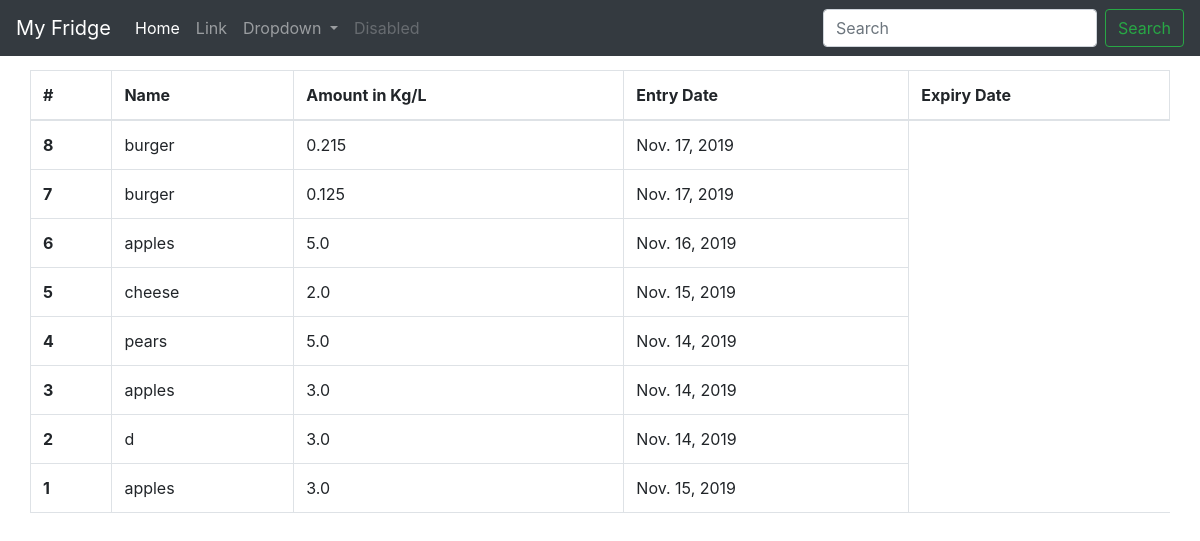
Before: /food/ with the older database file.
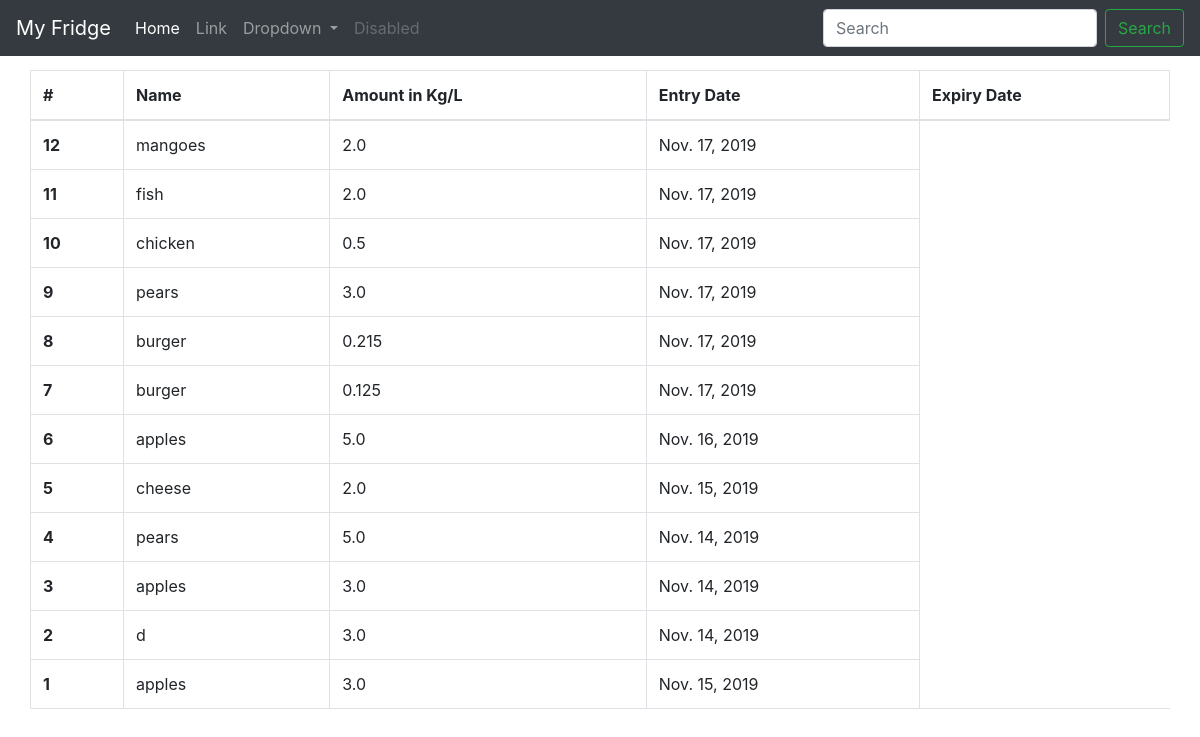
After: the same page with the newer database file.
### food/models.py (models this page shows)
class Food(models.Model):
    product_id = models.AutoField(primary_key=True)
    food_name = models.CharField(max_length=500, default="")
    food_amount = models.CharField(max_length=500)
    date = models.DateField()
    def __str__(self):
        return self.food_name

### food/views.py (the view)
# urls.py: path("", views.index, name="FoodHome"),
def index(request):
    allFoods = updateSQL()
    params = {'allFoods' : allFoods}
    print(allFoods)
    return render(request, 'food/index.html', params)

### food/firebase.py (called while the page is built, shortened)
def updateSQL():
  config = {
    "apiKey": "AIzaSyDKQKHxU3YQQXwFsWFTdycplvnMuUnN4yc",
    "authDomain": "foodbuddy-1a5de.firebaseapp.com",
    "databaseURL": "https://foodbuddy-1a5de.firebaseio.com",
    "projectId": "foodbuddy-1a5de",
    "storageBucket": "foodbuddy-1a5de.appspot.com",
    "messagingSenderId": "337190624102",
    "appId": "1:337190624102:web:bd0a1a49c92cad5a1b46a7",
    "measurementId": "G-RYYWLY1VBY"
  }
  firebase = pyrebase.initialize_app(config)
  db = firebase.database()
  list = db.get().val()
  for food in list:
    print (food)
  allFoods = Food.objects.all()
  return allFoods

### food/templates/food/index.html (shortened to what this page needs)
{% extends 'food/basic.html' %}
{% block body %}
{% load static %}
        <div class="container">
            <div class="row mt-2">
                <table id="example" class="table table-striped table-bordered pt-12" style="width:100%">
                    <thead>
                        <tr>
                          <th scope="col">#</th>
                          <th scope="col">Name</th>
                          <th scope="col">Amount in Kg/L</th>
                          <th scope="col">Entry Date</th>
                            <th scope="col">Expiry Date</th>
                        </tr>
                    </thead>
                    <tbody>
                       {% for food in allFoods reversed %}
                        <tr>
                          <th scope="row">{{food.product_id}}</th>
                          <td>{{food.food_name}}</td>
                          <td>{{food.food_amount}}</td>
                          <td>{{food.date}}</td>
                        </tr>
                         {% endfor %}
                    </tbody>
                </table>
            </div>
        </div>
{% endblock %}
{% block scripts%}
<link href="https://cdnjs.cloudflare.com/ajax/libs/twitter-bootstrap/4.0.0/css/bootstrap.css" rel="stylesheet">
<link href="https://cdn.datatables.net/1.10.16/css/dataTables.bootstrap4.min.css" rel="stylesheet">
{% endblock %}

### food/templates/food/basic.html (shortened to what this page needs)
<!doctype html>
<html lang="en">
{% load static %}
  <head>
    <link rel="stylesheet" href="https://stackpath.bootstrapcdn.com/bootstrap/4.2.1/css/bootstrap.min.css">
  </head>
  <body>
    <nav class="navbar navbar-expand-lg navbar-dark bg-dark">
  <a class="navbar-brand" href="#">My Fridge </a>
  <div class="collapse navbar-collapse" id="navbarSupportedContent">
    <ul class="navbar-nav mr-auto">
      <li class="nav-item active">
        <a class="nav-link" href="/">Home <span class="sr-only">(current)</span></a>
      </li>
      <li class="nav-item">
        <a class="nav-link" href="#">Link</a>
      </li>
      <li class="nav-item dropdown">
        <a class="nav-link dropdown-toggle" href="#" id="navbarDropdown" role="button" data-toggle="dropdown" aria-haspopup="true" aria-expanded="false">
          Dropdown
        </a>
      </li>
      <li class="nav-item">
        <a class="nav-link disabled" href="#" tabindex="-1" aria-disabled="true">Disabled</a>
      </li>
    </ul>
    <form class="form-inline my-2 my-lg-0">
      <input class="form-control mr-sm-2" type="search" placeholder="Search" aria-label="Search">
      <button class="btn btn-outline-success my-2 my-sm-0" type="submit">Search</button>
    </form>
  </div>
</nav>
    {% block body %}
    {% endblock %}
 {% block scripts %}
    {% endblock %}
  </body>
</html>

### food/templates/food/index.html (style rules this page uses)
table.dataTable { border-collapse:collapse !important; }

Changed rows visible on the page:
added Food: product_id "12", food_name "mangoes", food_amount "2.0", date "Nov. 17, 2019"
added Food: product_id "11", food_name "fish", food_amount "2.0", date "Nov. 17, 2019"
added Food: product_id "10", food_name "chicken", food_amount "0.5", date "Nov. 17, 2019"
added Food: product_id "9", food_name "pears", food_amount "3.0", date "Nov. 17, 2019"
